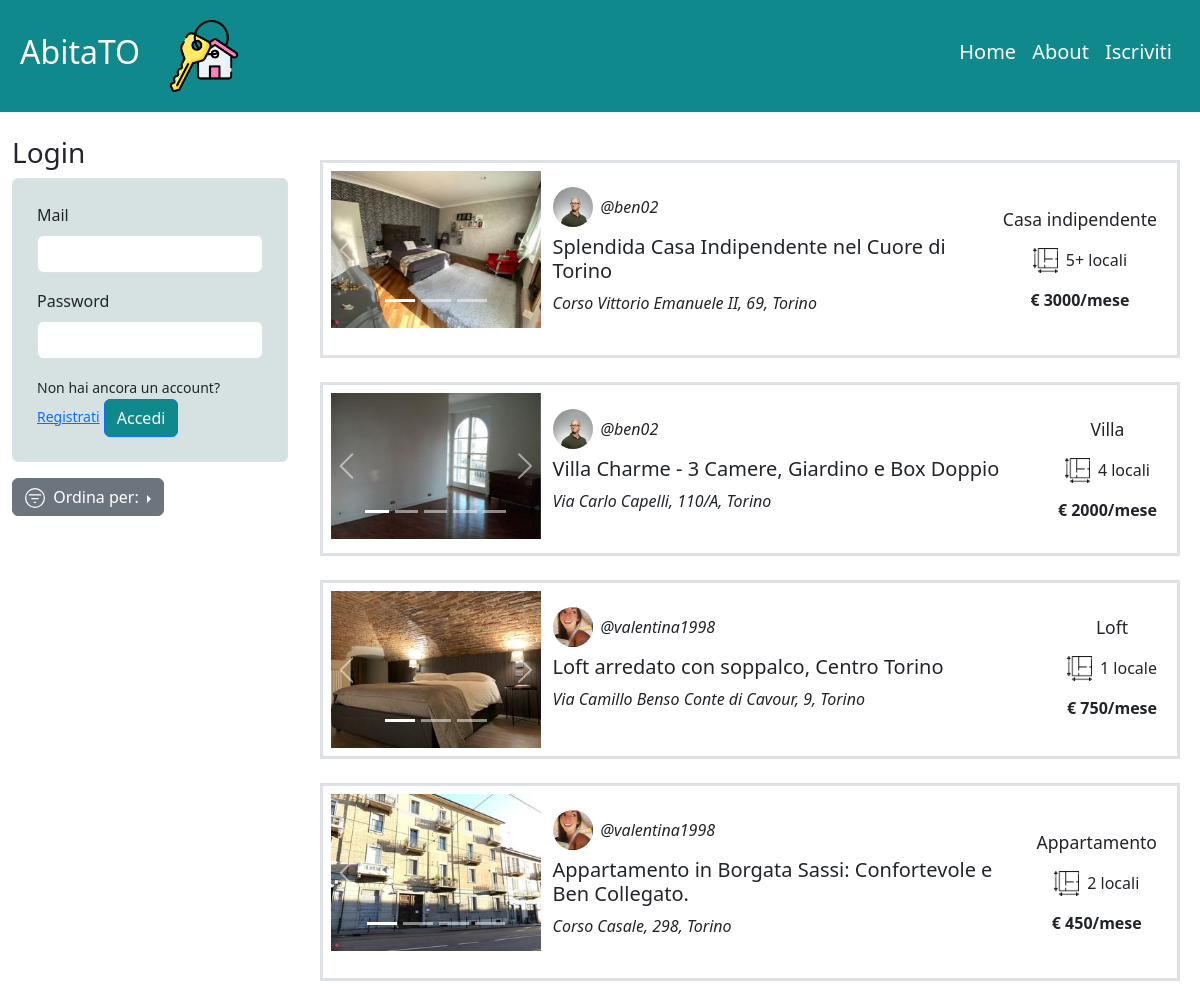
The page / on the database its author committed.
### tables this page shows
CREATE TABLE "foto" (
	"nome_file"	TEXT NOT NULL,
	"ID_annuncio"	INTEGER NOT NULL,
	PRIMARY KEY("nome_file"),
	FOREIGN KEY("ID_annuncio") REFERENCES "annunci"("ID_annuncio")
);

CREATE TABLE "annunci" (
	"ID_annuncio"	INTEGER NOT NULL,
	"Locali"	INTEGER NOT NULL,
	"Disponibile"	INTEGER NOT NULL,
	"Tipo_casa"	TEXT NOT NULL,
	"Titolo"	TEXT NOT NULL,
	"Arredo"	INTEGER NOT NULL,
	"Prezzo"	INTEGER NOT NULL,
	"Descrizione"	TEXT NOT NULL,
	"Indirizzo"	TEXT NOT NULL,
	"id_locatore"	INTEGER NOT NULL,
	PRIMARY KEY("ID_annuncio" AUTOINCREMENT),
	FOREIGN KEY("id_locatore") REFERENCES "utenti"("User_id")
);

CREATE TABLE "utenti" (
	"Mail_utente"	TEXT NOT NULL UNIQUE,
	"Username"	TEXT NOT NULL UNIQUE,
	"Password"	TEXT NOT NULL,
	"Tipo"	INTEGER NOT NULL,
	"Img_prof"	TEXT,
	"User_id"	INTEGER NOT NULL,
	PRIMARY KEY("User_id" AUTOINCREMENT)
);

### app.py (the view)
@app.route('/')
def home():
    room_order=0 #0= price order; 1=room order
    if current_user.is_authenticated:
        if current_user.tipo == 1:
                posts_result = annunci_dao.get_available_posts_desc_price(current_user.id) #doesn't show the landlord's post
        else:
                posts_result = annunci_dao.get_available_posts_desc_price('') #shows all posts
    else:
            posts_result = annunci_dao.get_available_posts_desc_price('')
    posts_db = [dict(row) for row in posts_result] #it's a list of dict, where each dict is a post
    for post in posts_db:
        photos_result=foto_dao.get_photos_by_PostID(post['ID_annuncio'])
        photos_db = []
        for row in photos_result:
            photos_db.append(row['nome_file'])
        post['Photos']=photos_db
    return render_template("home.html", posts=posts_db, room_order=room_order)

### annunci_dao.py (called while the page is built)
def get_available_posts_desc_price(ID_utente): #gets available posts ordered by desc price. Do NOT gets the posts of the landlord
    conn = sqlite3.connect('db/db_affitti.db')
    conn.row_factory = sqlite3.Row
    cursor = conn.cursor()
    sql = 'SELECT * FROM annunci a, utenti u WHERE a.disponibile=1 AND u.User_id=a.id_locatore AND a.id_locatore != ? ORDER BY a.prezzo DESC'
    cursor.execute(sql, (ID_utente,))
    posts = cursor.fetchall()
    cursor.close()
    conn.close()
    return posts

### foto_dao.py (called while the page is built)
def get_photos_by_PostID(ID_post): #gets all the photos of a single post
    conn = sqlite3.connect('db/db_affitti.db')
    conn.row_factory = sqlite3.Row
    cursor = conn.cursor()
    sql = 'SELECT nome_file FROM foto WHERE ID_annuncio = ?'
    cursor.execute(sql,(ID_post,))
    photos = cursor.fetchall()
    cursor.close()
    conn.close()
    return photos

### templates/home.html (shortened to what this page needs)
{% extends "base.html" %}
{% block home_active %}active{% endblock %}
{% block content %}
<aside id="myaside" class="col-lg-3 col-md-12">
  {% if not current_user.is_authenticated %}
  <section>
    <h3>Login</h3>
    <div class="p-4 border rounded mb-3 myForm">
      <form action="/login" method="POST">
        <div class="mb-3">
          <label for="mailInput" class="form-label">Mail</label>
          <input type="text" class="form-control" id="mailInput" aria-describedby="mailHelp" name="mail_utente">
        </div>
        <div class="mb-3">
          <label for="passwordInput" class="form-label">Password</label>
          <input type="password" class="form-control" id="passwordInput" name="password">
        </div>
        <div>
        <small>Non hai ancora un account? <a href="/iscriviti">Registrati</a></small>
        <button type="submit" class="btn btn-primary myFormButton">Accedi</button>
      </div>
      </form>
    </div>
  </section>
  {% endif %}
  <div class="btn-group dropend">
    <button type="button" class="btn btn-secondary dropdown-toggle" data-bs-toggle="dropdown" aria-expanded="false">
      Ordina per:
    </button>
  </div>
</aside>
<main class="col-lg-9 col-md-12">
  {%if posts%}
  {% for post in posts %}
  <article class="row border border-3 p-2 mx-2 my-4">
    <div class="col-lg-3 col-md-6 col-sm-12 px-0">
      <div id="carouselExampleIndicators{{post.ID_annuncio}}" class="carousel slide">
        <div class="carousel-indicators">
          {%for photo in post.Photos%}
          {%if loop.index==1%}
          <button type="button" data-bs-target="#carouselExampleIndicators{{post.ID_annuncio}}" data-bs-slide-to="{{loop.index-1}}" class="active" aria-current="true" aria-label="Slide {{loop.index}}"></button>
          {%else%}
          <button type="button" data-bs-target="#carouselExampleIndicators{{post.ID_annuncio}}" data-bs-slide-to="{{loop.index-1}}" aria-label="Slide {{loop.index}}"></button>
          {%endif%}
          {%endfor%}
        </div>
        <div class="carousel-inner">
          {%for photo in post.Photos%}
          <div class="carousel-item {%if loop.index==1%} active{%endif%}">
            <a href="{{url_for('single_post', ID_annuncio=post.ID_annuncio)}}"><img src="{{ url_for('static', filename= photo ) }}" class="d-block w-100" alt="Questa è un immagine dell'annuncio"></a>
          </div>
          {%endfor%}
        </div>
        <button class="carousel-control-prev" type="button" data-bs-target="#carouselExampleIndicators{{post.ID_annuncio}}" data-bs-slide="prev">
          <span class="carousel-control-prev-icon" aria-hidden="true"></span>
        </button>
        <button class="carousel-control-next" type="button" data-bs-target="#carouselExampleIndicators{{post.ID_annuncio}}" data-bs-slide="next">
          <span class="carousel-control-next-icon" aria-hidden="true"></span>
        </button>
      </div>
    </div>
    <div class="col-lg-9 col-md-6 col-sm-12">
      <section class="mt-2">
        <div class="d-flex flex-row justify-content-between">
          <div class="d-flex flex-column justify-content-start">
              <div class="d-flex align-items-center">
                <img class="usrimg rounded-circle" src="{{ url_for('static', filename=post.Img_prof) }}"
                alt="Questa è l'immagine dell'utente {{ post.Username |e }}">
                <p class="fs-6 fst-italic pb-0 mb-0 d-flex align-items-center">@{{post.Username |e}}</p>
              </div>
              <h5 class="mt-auto"><a class="link link-dark link-offset-2 link-underline-dark link-underline-opacity-0 link-underline-opacity-50-hover" aria-current="page"
                            href="{{url_for('single_post', ID_annuncio=post.ID_annuncio)}}">{{post.Titolo}}</a></h5>
              <p class="fw-medium fst-italic pb-3">{{ post.Indirizzo |e }}</p>
          </div>
          <div class="flex-shrink-0 d-flex flex-column justify-content-center ms-2" id="myPostRightAside">
            <p class="myTypeText d-flex justify-content-center">{{post.Tipo_casa}}</p>
            <div class="fs-6 d-flex justify-content-center">
              <img class="myRoomsIcon me-2" src="{{ url_for('static', filename='rooms_icon.png') }}" alt="Numero di locali" title="Numbero di locali">
              <p>{{post.Locali}}{% if post.Locali==5%}+{%endif%} local{% if post.Locali==1%}e{%else%}i{%endif%}</p>
            </div>
            <div class="d-flex flex-row justify-content-center align-items-center mb-2 fw-bold">
              <p class="fs-6 pb-0 mb-0">€ {{post.Prezzo}}/mese </p>
            </div>
          </div>
        </div>
      </section>
    </div>
  </article>
  {% endfor %}
  {%endif%}
</main>
{% endblock %}

### templates/base.html (shortened to what this page needs)
<!doctype html>
<html lang="en">
<head>
    <link href="https://cdn.jsdelivr.net/npm/bootstrap@5.3.2/dist/css/bootstrap.min.css" rel="stylesheet"
>
    <link rel="stylesheet" href="https://cdn.jsdelivr.net/npm/bootstrap-icons@1.11.2/font/bootstrap-icons.min.css">
    <link rel="stylesheet" href="https://cdnjs.cloudflare.com/ajax/libs/font-awesome/6.5.1/css/all.min.css" />
    <link rel="stylesheet" href="{{ url_for('static', filename='style.css') }}">
  </head>
<body>
    <header>
        <nav class="navbar navbar-expand-lg mynavbar">
            <div class="container-fluid">
              <h2 class="ps-2"><a class="my_nav_text link link-underline link-underline-opacity-0 nav_text" aria-current="page"
                      href="/">AbitaTO</a></h2>
                <a class="link link-underline link-underline-opacity-0 nav_text" aria-current="page"
                      href="/"><img id="mylogo" src="{{ url_for('static', filename='logo.png') }}" alt="Logo AbitaTO"></a>
              <div class="collapse navbar-collapse d-flex justify-content-end pe-3" id="navbarSupportedContent">
                <ul class="navbar-nav ms-auto d-flex align-items-center">
                    <li class="nav-item pe-3">
                      <h5><a class="my_nav_text link link-offset-2 link-underline link-underline-opacity-0 link-underline-opacity-50-hover
                                    {%block home_active%}{% endblock %} nav_text" aria-current="page" href="/">Home</a></h5>
                    </li>
                    <li class="nav-item pe-3">
                      <h5><a class="my_nav_text link link-offset-2 link-underline link-underline-opacity-0 link-underline-opacity-50-hover
                                    {%block about_active%}{% endblock %}" href="{{url_for('about')}}">About</a></h5>
                    </li>
                    {% if current_user.is_authenticated %}
                    <li class="nav-item dropdown dropstart d-flex align-items-center">
                        <a class="my_nav_text link link-underline link-underline-opacity-0 link-underline-opacity-50-hover dropdown-toggle d-flex align-items-center"
                        href="#" role="button" data-bs-toggle="dropdown" aria-expanded="false">
                          <script src="https://cdn.lordicon.com/lordicon.js"></script>
                            <lord-icon src="https://cdn.lordicon.com/hrjifpbq.json" trigger="hover" colors="primary:#ffffff" id="MyUsrIcon" style="width:40px; height:40px"> </lord-icon>
                        </a>
                        <ul class="dropdown-menu dropdown-menu-light">
                          <li><p class="dropdown-item">Ciao, {{current_user.username}}!</p></li>
                          <li><a class="dropdown-item" href="{{url_for('profile', username=current_user.username)}}">Pagina personale</a></li>
                          <li><a class="dropdown-item" href="{{ url_for('logout') }}">Esci</a></li>
                        </ul>
                    </li>
                    {% else %}
                    <li class="nav-item">
                      <h5><a class="my_nav_text link link-offset-2 link-underline link-underline-opacity-0 link-underline-opacity-50-hover
                              {%block signup_active%}{% endblock %}" aria-current="page" href="{{ url_for('iscriviti') }}">Iscriviti</a></h5>
                    </li>
                    {% endif %}
              </div>
            </div>
          </nav>
    </header>
    <div class="container-fluid mt-4">
      <div class="row">
        {%block content %}{% endblock %}
      </div>
    </div>
</body>
</html>

### static/style.css (style rules this page uses)
#mylogo { height: 4.5rem; vertical-align: middle; padding-left: 1.75rem; }
.my_nav_text { color: #FFFAFA; }
.mynavbar { background-color: #10898d; height: 7rem; }
.myForm { background-color: #d5e2e1; }
#myFilterIcon { margin-bottom: 0.10rem; }
.usrimg { display: inline; height: 40px; vertical-align: middle; margin: 0.5rem 0.5rem 0.5rem 0rem; }
.myTypeText { font-size: 1.1rem; }
.myRoomsIcon { display: inline; height: 25px; vertical-align: middle; }
#myPostRightAside { flex-shrink: 0; }
.myFormButton { background-color: #10898d; }

### rows shown on the page
annunci: Username (picture), Username "ben02", Titolo "Splendida Casa Indipendente nel Cuore di Torino", Indirizzo "Corso Vittorio Emanuele II, 69, Torino", Tipo_casa "Casa indipendente", Locali "5", Prezzo "3000"
foto: nome_file (picture)
annunci: Username (picture), Username "ben02", Titolo "Villa Charme - 3 Camere, Giardino e Box Doppio", Indirizzo "Via Carlo Capelli, 110/A, Torino", Tipo_casa "Villa", Locali "4", Prezzo "2000"
foto: nome_file (picture)
annunci: Username (picture), Username "valentina1998", Titolo "Loft arredato con soppalco, Centro Torino", Indirizzo "Via Camillo Benso Conte di Cavour, 9, Torino", Tipo_casa "Loft", Locali "1", Prezzo "750"
foto: nome_file (picture)
annunci: Username (picture), Username "valentina1998", Titolo "Appartamento in Borgata Sassi: Confortevole e Ben Collegato.", Indirizzo "Corso Casale, 298, Torino", Tipo_casa "Appartamento", Locali "2", Prezzo "450"
foto: nome_file (picture)
